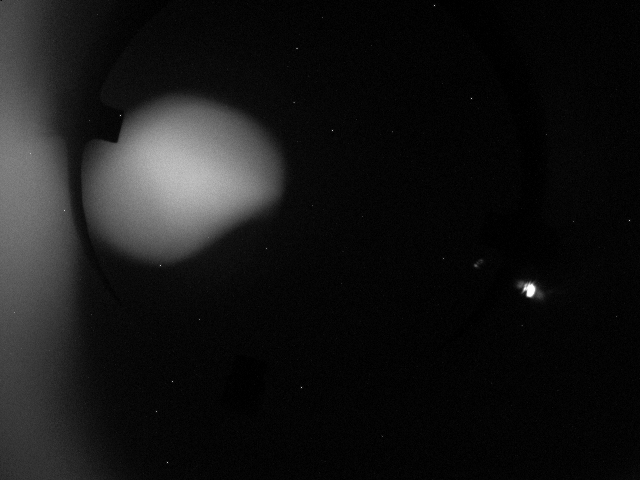
%> input picture ENEE499L/Images/picture1.tif, 640 x 480 px
$ octave test.m   (GNU Octave 9; MATLAB toolbox functions it lacks are replaced by stand-ins)
%> lines starting %> are read from the running program, lines starting %| are printed output that depends on the picture; in (x1, y1, x2, y2) boxes, pixels count from 0 and x2, y2 are one past the last pixel; in counts of white or black regions, pixels touching at a corner belong together; the program's own positions count from 1


% close all; clear; clc


    image = imread('picture1.tif');
%> image is the input picture: size 480x640 uint16; min 0, max 65520, mean 5727.7


    grayImage = im2gray(image);

    figure(1)

    [maxIntensity, linearIndex] = max(grayImage(:));
%> maxIntensity = 65520; linearIndex = 253728
    [yCoord, xCoord] = ind2sub(size(grayImage), linearIndex);
%> yCoord = 288; xCoord = 529

    binaryMask = grayImage < maxIntensity/sqrt(2);
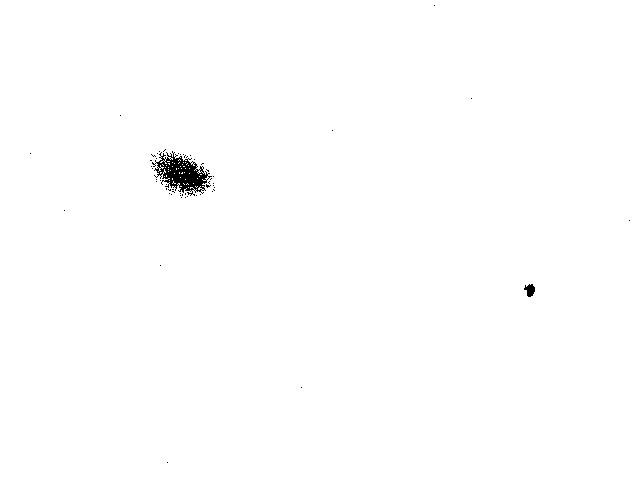
%> binaryMask: size 480x640 logical; 99.6% white; 57 black regions (55 under 20 px), largest, box (x1, y1, x2, y2) and area: (152, 151, 212, 196) 1191, (524, 284, 535, 297) 94

    blackImage = grayImage;

    blackImage(binaryMask) = 0;
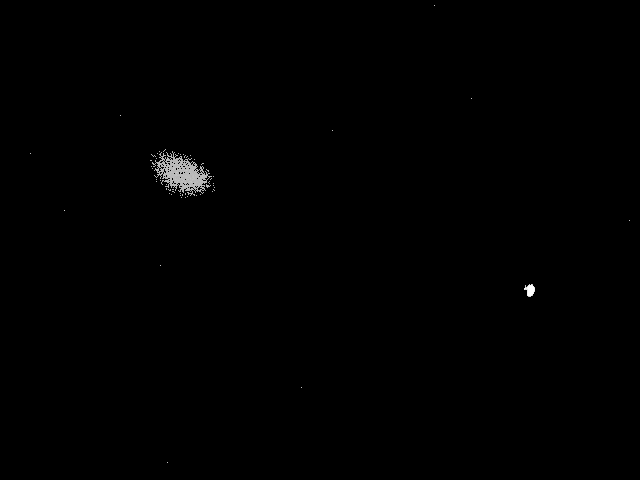
%> blackImage: size 480x640 uint16; min 0, max 65520, mean 217.7; drawn with min black and max white

    figure(1)
    plot3DArray(grayImage)
% [1 line not run here, left out]
function plot3DArray(array)
    % Check if the input is a 3D array
    if ndims(array) ~= 3
%> (the run ends here)

$ run again, with ENEE499L/Images/picture10.tif copied over ENEE499L/Images/picture1.tif
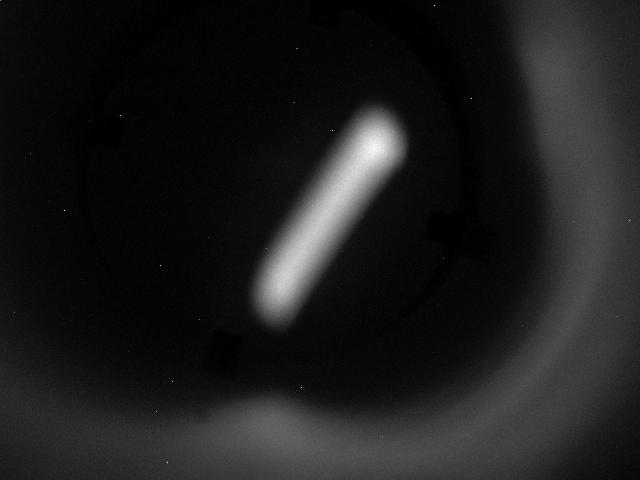
%> input picture ENEE499L/Images/picture10.tif, 640 x 480 px
%> image is the input picture: size 480x640 uint16; min 0, max 61424, mean 7036.8
%> maxIntensity = 61424; linearIndex = 179190
%> yCoord = 150; xCoord = 374
%> `binaryMask = grayImage < maxIntensity/sqrt(2);`:
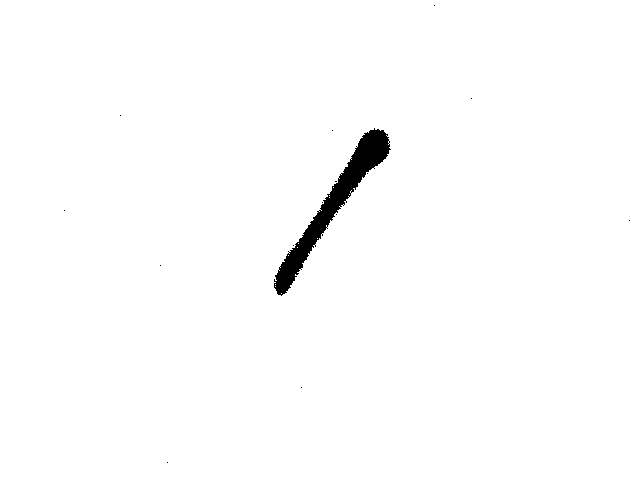
%> binaryMask: size 480x640 logical; 98.8% white; 15 black regions (14 under 20 px), largest, box (x1, y1, x2, y2) and area: (274, 128, 391, 296) 3689
%> `blackImage(binaryMask) = 0;`:
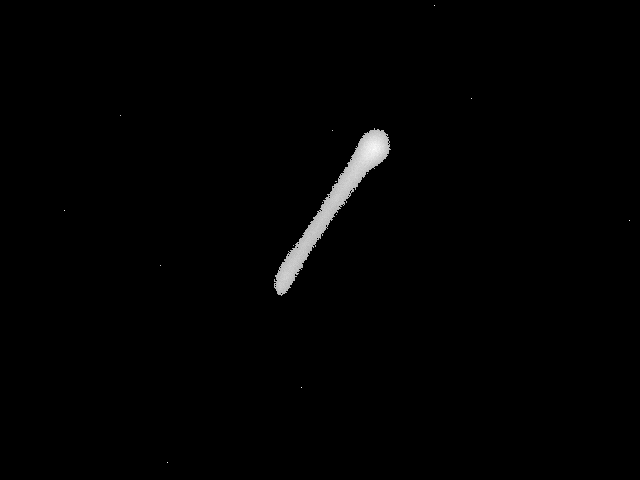
%> blackImage: size 480x640 uint16; min 0, max 61424, mean 577.5; drawn with min black and max white

$ run again, with ENEE499L/Images/picture3.tif copied over ENEE499L/Images/picture1.tif
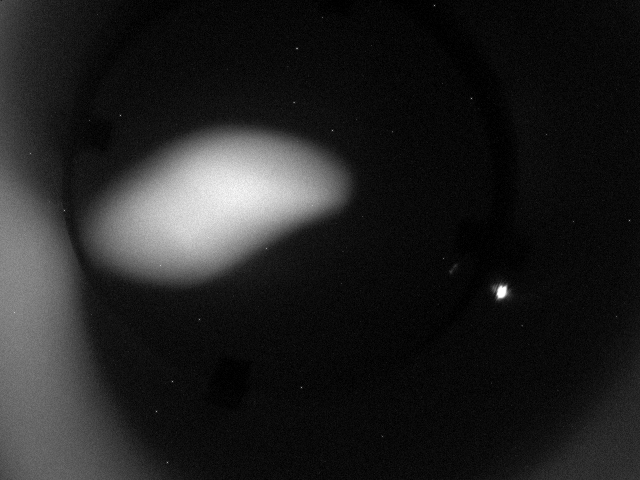
%> input picture ENEE499L/Images/picture3.tif, 640 x 480 px
%> image is the input picture: size 480x640 uint16; min 0, max 65520, mean 8632.6
%> maxIntensity = 65520; linearIndex = 239334
%> yCoord = 294; xCoord = 499
%> `binaryMask = grayImage < maxIntensity/sqrt(2);`:
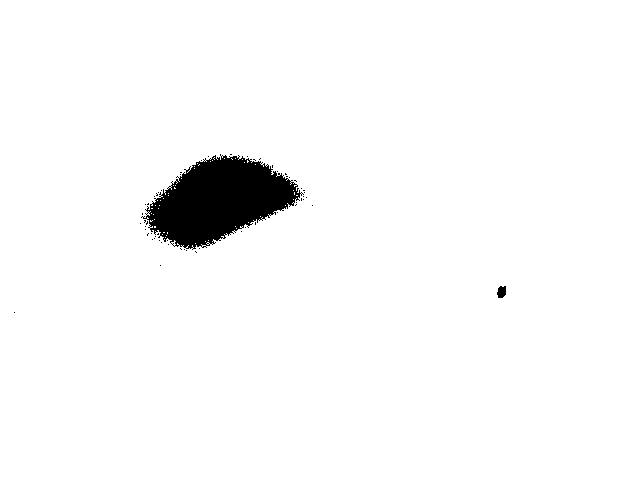
%> binaryMask: size 480x640 logical; 97.1% white; 59 black regions (57 under 20 px), largest, box (x1, y1, x2, y2) and area: (141, 154, 304, 250) 8864, (497, 286, 506, 298) 88
%> `blackImage(binaryMask) = 0;`:
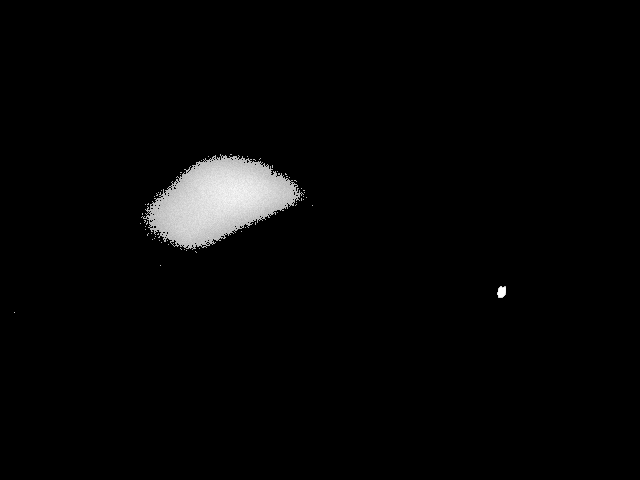
%> blackImage: size 480x640 uint16; min 0, max 65520, mean 1575.3; drawn with min black and max white
